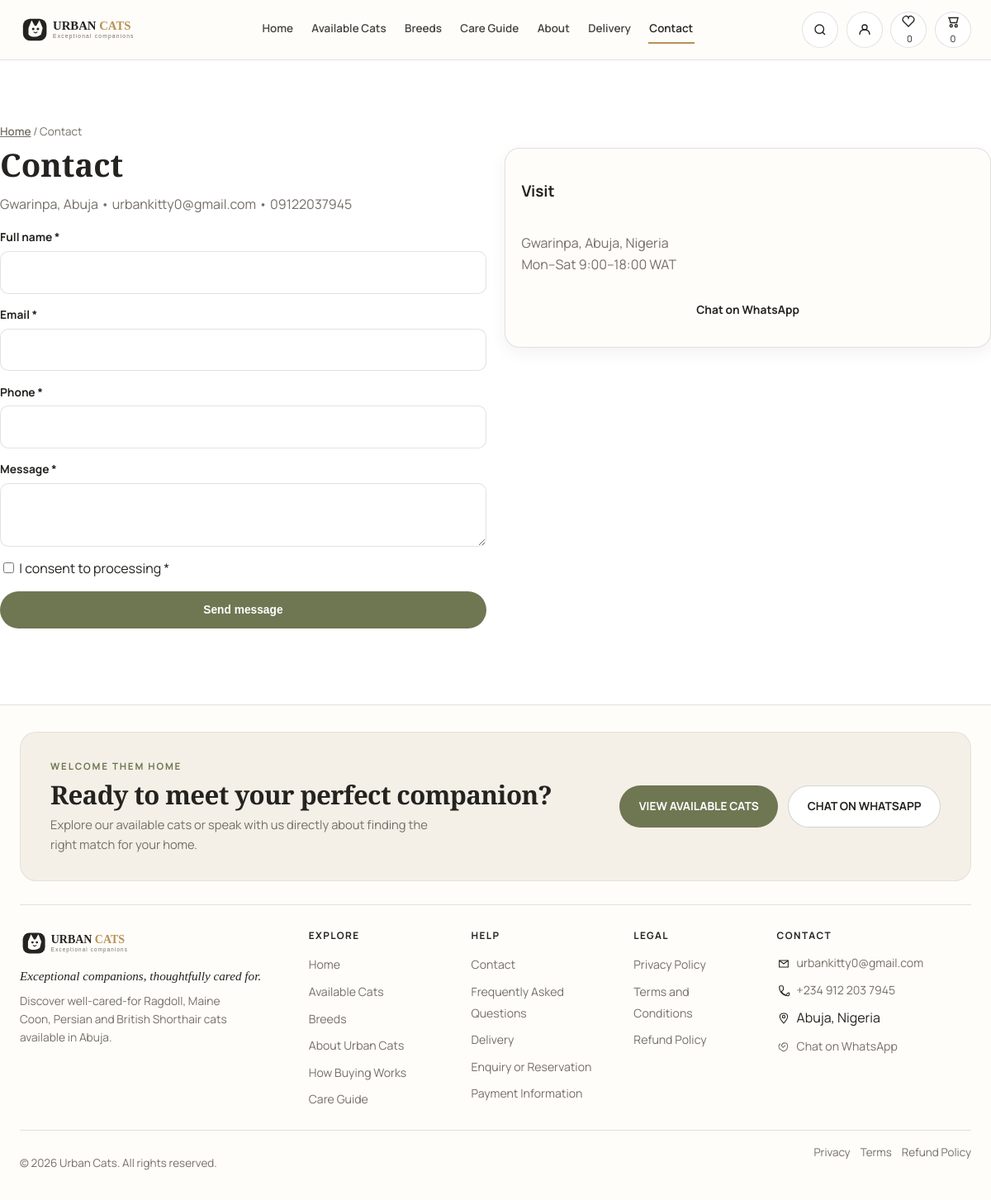
The page /contact.php on the database its author committed.
### tables this page shows
CREATE TABLE `site_settings` (
  `setting_key` VARCHAR(100) PRIMARY KEY,
  `setting_value` TEXT NOT NULL,
  `updated_at` TIMESTAMP DEFAULT CURRENT_TIMESTAMP ON UPDATE CURRENT_TIMESTAMP
);

### includes/helpers.php (called while the page is built, shortened)
<?php
function e(string $s): string {return htmlspecialchars($s, ENT_QUOTES|ENT_SUBSTITUTE,'UTF-8');}
function base_url(string $p=''):string{static $b=null;if($b===null){$cfg=require __DIR__.'/../config/config.php';$b=rtrim($cfg['site']['base_url'],'/'); }return $b.($p?'/'.ltrim($p,'/'):'');}
function asset(string $p):string{return base_url($p);}
function setting(PDO $pdo,string $k,string $d=''):string{static $c=[];if(isset($c[$k]))return $c[$k];try{$s=$pdo->prepare('SELECT setting_value FROM site_settings WHERE setting_key=?');$s->execute([$k]);$v=$s->fetchColumn();$c[$k]=$v!==false?(string)$v:$d;return $c[$k];}catch(Throwable $e){return $d;}}

### config/config.php (called while the page is built)
<?php
return [
    'db' => ['host'=>'127.0.0.1','name'=>'urban_cats','user'=>'root','pass'=>'','charset'=>'utf8mb4'],
    'site' => ['name'=>'Urban Cats','base_url'=>'http://localhost/urbancat'],
    'security' => ['session_name'=>'urbancats_sess','csrf_token_name'=>'csrf_token'],
    'upload' => [
        'max_bytes'=>4*1024*1024,
        'allowed_mimes'=>['image/jpeg','image/png','image/webp'],
        'allowed_ext'=>['jpg','jpeg','png','webp'],
        'dir'=>__DIR__.'/../uploads/cats',
        'url_prefix'=>'uploads/cats',
        'thumb_w'=>600,
    ],
    'contact' => ['to_email'=>'urbankitty0@gmail.com','whatsapp_number'=>'2349122037945'],
    'paystack' => ['public_key'=>'pk_test_placeholder','secret_key'=>'sk_test_placeholder','webhook_secret'=>'whsec_placeholder','currency'=>'NGN'],
    'app' => ['env'=>'development'],
];

### includes/bootstrap.php (called while the page is built, shortened)
<?php
$config=require __DIR__.'/../config/config.php';
require __DIR__.'/helpers.php';
require __DIR__.'/../config/db.php';
try{$siteName=setting($pdo,'site_name','Urban Cats');}catch(Throwable $e){$siteName='Urban Cats';}

### contact.php (the view, shortened to what this page needs)
<?php
require __DIR__.'/includes/bootstrap.php';
?>
<!doctype html><html lang="en"><head><?php include __DIR__.'/includes/partials/head.php'; ?></head><body>
<?php include __DIR__.'/includes/partials/header.php'; ?>
<main id="main"><div class="container section"><div class="breadcrumbs"><a href="<?= asset('index.php') ?>">Home</a> / Contact</div><div class="grid-2"><div><h1 class="h2" style="font-family:var(--font-display)">Contact</h1><p class="muted">Gwarinpa, Abuja • <?= e(setting($pdo,'contact_email','urbankitty0@gmail.com')) ?> • <?= e(setting($pdo,'contact_phone','09122037945')) ?></p>
<form method="post" class="form" novalidate><?= csrf_field().honeypot_field() ?><div class="field"><label>Full name *</label><input name="full_name" value="<?= e($_POST['full_name']??'') ?>" required></div><div class="field"><label>Email *</label><input name="email" type="email" value="<?= e($_POST['email']??'') ?>" required></div><div class="field"><label>Phone *</label><input name="phone" value="<?= e($_POST['phone']??'') ?>" required></div><div class="field"><label>Message *</label><textarea name="message" required><?= e($_POST['message']??'') ?></textarea></div><label><input type="checkbox" name="consent" value="1" required> I consent to processing *</label><button class="btn btn--primary">Send message</button></form></div><div><div class="card" style="padding:1.2rem"><h3>Visit</h3><p class="muted"><?= e(setting($pdo,'address','Gwarinpa, Abuja, Nigeria')) ?><br><?= e(setting($pdo,'opening_hours','Mon–Sat 9:00–18:00 WAT')) ?></p><a href="https://wa.me/<?= e(setting($pdo,'whatsapp_number','2349122037945')) ?>" class="btn btn--sage btn--block">Chat on WhatsApp</a></div></div></div></div></main>
<?php include __DIR__.'/includes/partials/footer.php'; ?><script type="module" src="<?= asset('assets/js/app.js') ?>"></script></body></html>

### assets/css/style.css (style rules this page uses)
:root { --color-background:#f8f5ef; --color-surface:#fffdf9; --color-cream:#f1ebe1; --color-beige:#dfd2c0; --color-sage:#6f7652; --color-sage-light:#dfe2d1; --color-gold:#b79255; --color-brown:#56483d; --color-charcoal:#25231f; --color-muted:#746f67; --color-border:rgba(37,35,31,.13); --color-border-strong:rgba(37,35,31,.2); --max:1320px; --pad:24px; --header-h:72px; --radius-lg:18px; --radius-md:14px; --radius-sm:10px; --shadow-soft:0 8px 32px rgba(37,35,31,.08); --shadow-card:0 6px 20px rgba(37,35,31,.06); --font-display:"Cormorant Garamond", Georgia, serif; --font-body:"Manrope", Inter, system-ui, sans-serif; }
* { box-sizing:border-box }
html { scroll-behavior:smooth; overflow-x:clip }
body { margin:0; font-family:var(--font-body); color:var(--color-charcoal); background:#FFFFFF; line-height:1.6; -webkit-font-smoothing:antialiased; overflow-x:clip }
a { color:inherit; text-decoration:none }
.container { max-width:var(--max); margin-inline:auto; padding-inline:var(--pad) }
.btn { display:inline-flex; align-items:center; justify-content:center; gap:.4rem; padding:.85rem 1.4rem; border-radius:999px; font-weight:700; font-size:.86rem; border:1px solid transparent; cursor:pointer; min-height:44px; transition:.18s }
.btn--primary { background:var(--color-sage); color:#fff }
.section { padding:clamp(36px,5vw,72px) 0 }
.h2 { font-family:var(--font-display); font-size:clamp(1.7rem,3.2vw,2.5rem); line-height:1.05; margin:0; font-weight:600 }
.grid-2 { display:grid; grid-template-columns:repeat(2,1fr); gap:1.4rem }
.card { background:var(--color-surface); border:1px solid var(--color-border); border-radius:18px; overflow:hidden; display:flex; flex-direction:column; box-shadow:var(--shadow-card) }
.form { display:grid; gap:.9rem }
.field { display:grid; gap:.35rem }
.field label { font-weight:700; font-size:.86rem }
.field input,.field select,.field textarea { border:1px solid var(--color-border); border-radius:10px; padding:.75rem .9rem; font:inherit; background:#fff; min-height:44px }
.muted { color:var(--color-muted) }
.breadcrumbs { font-size:.84rem; color:var(--color-muted); margin:1rem 0 .5rem }
.breadcrumbs a { text-decoration:underline; font-weight:600 }

### rows shown on the page
site_settings: setting_value "urbankitty0@gmail.com"
site_settings: setting_value "09122037945"
site_settings: setting_value "Gwarinpa, Abuja, Nigeria"
site_settings: setting_value "Mon–Sat 9:00–18:00 WAT"

### other values the page prints
$favCnt "0"
$cartCnt "0"
$contactEmail "urbankitty0@gmail.com"
$contactPhoneIntl "+234 912 203 7945"
$addr "Abuja, Nigeria"
